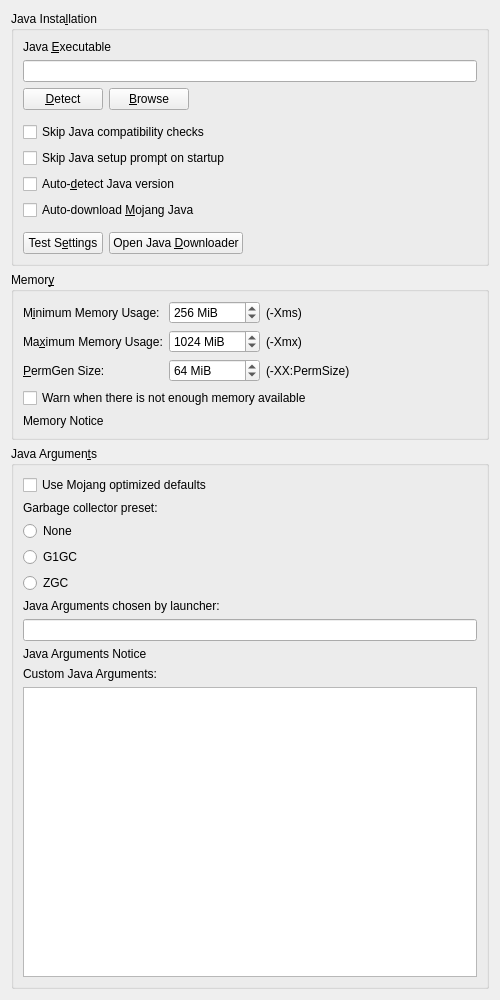
<?xml version="1.0" encoding="UTF-8"?>
<ui version="4.0">
 <class>JavaSettingsWidget</class>
 <widget class="QWidget" name="JavaSettingsWidget">
  <property name="geometry">
   <rect>
    <x>0</x>
    <y>0</y>
    <width>500</width>
    <height>1000</height>
   </rect>
  </property>
  <property name="windowTitle">
   <string>Form</string>
  </property>
  <layout class="QVBoxLayout" name="verticalLayout" stretch="0,0,1">
   <item>
    <widget class="QGroupBox" name="javaInstallationGroupBox">
     <property name="enabled">
      <bool>true</bool>
     </property>
     <property name="title">
      <string>Java Insta&amp;llation</string>
     </property>
     <property name="checkable">
      <bool>false</bool>
     </property>
     <property name="checked">
      <bool>false</bool>
     </property>
     <layout class="QGridLayout" name="gridLayout_2">
      <item row="7" column="0">
       <widget class="QCheckBox" name="autodetectJavaCheckBox">
        <property name="text">
         <string>Auto-&amp;detect Java version</string>
        </property>
       </widget>
      </item>
      <item row="2" column="0">
       <layout class="QHBoxLayout" name="horizontalLayout">
        <item>
         <widget class="QPushButton" name="javaDetectBtn">
          <property name="text">
           <string>&amp;Detect</string>
          </property>
         </widget>
        </item>
        <item>
         <widget class="QPushButton" name="javaBrowseBtn">
          <property name="text">
           <string>&amp;Browse</string>
          </property>
         </widget>
        </item>
        <item>
         <spacer name="horizontalSpacer">
          <property name="orientation">
           <enum>Qt::Orientation::Horizontal</enum>
          </property>
          <property name="sizeHint" stdset="0">
           <size>
            <width>40</width>
            <height>20</height>
           </size>
          </property>
         </spacer>
        </item>
       </layout>
      </item>
      <item row="10" column="0">
       <layout class="QHBoxLayout" name="horizontalLayout_4">
        <item>
         <widget class="QPushButton" name="javaTestBtn">
          <property name="text">
           <string>Test S&amp;ettings</string>
          </property>
         </widget>
        </item>
        <item>
         <widget class="QPushButton" name="javaDownloadBtn">
          <property name="text">
           <string>Open Java &amp;Downloader</string>
          </property>
         </widget>
        </item>
        <item>
         <spacer name="horizontalSpacer_7">
          <property name="orientation">
           <enum>Qt::Orientation::Horizontal</enum>
          </property>
          <property name="sizeHint" stdset="0">
           <size>
            <width>0</width>
            <height>0</height>
           </size>
          </property>
         </spacer>
        </item>
       </layout>
      </item>
      <item row="9" column="0">
       <spacer name="verticalSpacer_4">
        <property name="orientation">
         <enum>Qt::Orientation::Vertical</enum>
        </property>
        <property name="sizeType">
         <enum>QSizePolicy::Policy::Fixed</enum>
        </property>
        <property name="sizeHint" stdset="0">
         <size>
          <width>0</width>
          <height>6</height>
         </size>
        </property>
       </spacer>
      </item>
      <item row="8" column="0">
       <widget class="QCheckBox" name="autodownloadJavaCheckBox">
        <property name="toolTip">
         <string>Automatically downloads and selects the Java build recommended by Mojang.</string>
        </property>
        <property name="text">
         <string>Auto-download &amp;Mojang Java</string>
        </property>
       </widget>
      </item>
      <item row="4" column="0">
       <widget class="QCheckBox" name="skipCompatibilityCheckBox">
        <property name="toolTip">
         <string>If enabled, the launcher will not check if an instance is compatible with the selected Java version.</string>
        </property>
        <property name="text">
         <string>Skip Java compatibility checks</string>
        </property>
       </widget>
      </item>
      <item row="1" column="0">
       <widget class="QLineEdit" name="javaPathTextBox"/>
      </item>
      <item row="0" column="0">
       <widget class="QLabel" name="label_4">
        <property name="text">
         <string>Java &amp;Executable</string>
        </property>
        <property name="buddy">
         <cstring>javaPathTextBox</cstring>
        </property>
       </widget>
      </item>
      <item row="5" column="0">
       <widget class="QCheckBox" name="skipWizardCheckBox">
        <property name="toolTip">
         <string>If enabled, the launcher won't prompt you to choose a Java version if one is not found on startup.</string>
        </property>
        <property name="text">
         <string>Skip Java setup prompt on startup</string>
        </property>
       </widget>
      </item>
      <item row="3" column="0">
       <spacer name="verticalSpacer_5">
        <property name="orientation">
         <enum>Qt::Orientation::Vertical</enum>
        </property>
        <property name="sizeType">
         <enum>QSizePolicy::Policy::Fixed</enum>
        </property>
        <property name="sizeHint" stdset="0">
         <size>
          <width>0</width>
          <height>6</height>
         </size>
        </property>
       </spacer>
      </item>
     </layout>
    </widget>
   </item>
   <item>
    <widget class="QGroupBox" name="memoryGroupBox">
     <property name="enabled">
      <bool>true</bool>
     </property>
     <property name="title">
      <string>Memor&amp;y</string>
     </property>
     <property name="checkable">
      <bool>false</bool>
     </property>
     <property name="checked">
      <bool>false</bool>
     </property>
     <layout class="QVBoxLayout" name="verticalLayout_2">
      <item>
       <layout class="QFormLayout" name="formLayout">
        <item row="0" column="0">
         <widget class="QLabel" name="labelMinMem">
          <property name="text">
           <string>M&amp;inimum Memory Usage:</string>
          </property>
          <property name="buddy">
           <cstring>minMemSpinBox</cstring>
          </property>
         </widget>
        </item>
        <item row="0" column="1">
         <layout class="QHBoxLayout" name="horizontalLayout_3">
          <item>
           <widget class="QSpinBox" name="minMemSpinBox">
            <property name="sizePolicy">
             <sizepolicy hsizetype="Maximum" vsizetype="Fixed">
              <horstretch>0</horstretch>
              <verstretch>0</verstretch>
             </sizepolicy>
            </property>
            <property name="toolTip">
             <string>The amount of memory Minecraft is started with.</string>
            </property>
            <property name="suffix">
             <string notr="true"> MiB</string>
            </property>
            <property name="minimum">
             <number>8</number>
            </property>
            <property name="maximum">
             <number>1048576</number>
            </property>
            <property name="singleStep">
             <number>128</number>
            </property>
            <property name="value">
             <number>256</number>
            </property>
           </widget>
          </item>
          <item>
           <widget class="QLabel" name="label">
            <property name="text">
             <string>(-Xms)</string>
            </property>
           </widget>
          </item>
         </layout>
        </item>
        <item row="1" column="0">
         <widget class="QLabel" name="labelMaxMem">
          <property name="text">
           <string>Ma&amp;ximum Memory Usage:</string>
          </property>
          <property name="buddy">
           <cstring>maxMemSpinBox</cstring>
          </property>
         </widget>
        </item>
        <item row="1" column="1">
         <layout class="QHBoxLayout" name="horizontalLayout_5">
          <item>
           <widget class="QSpinBox" name="maxMemSpinBox">
            <property name="sizePolicy">
             <sizepolicy hsizetype="Maximum" vsizetype="Fixed">
              <horstretch>0</horstretch>
              <verstretch>0</verstretch>
             </sizepolicy>
            </property>
            <property name="toolTip">
             <string>The maximum amount of memory Minecraft is allowed to use.</string>
            </property>
            <property name="suffix">
             <string notr="true"> MiB</string>
            </property>
            <property name="minimum">
             <number>8</number>
            </property>
            <property name="maximum">
             <number>1048576</number>
            </property>
            <property name="singleStep">
             <number>128</number>
            </property>
            <property name="value">
             <number>1024</number>
            </property>
           </widget>
          </item>
          <item>
           <widget class="QLabel" name="label_2">
            <property name="text">
             <string>(-Xmx)</string>
            </property>
           </widget>
          </item>
         </layout>
        </item>
        <item row="2" column="0">
         <widget class="QLabel" name="label_11">
          <property name="text">
           <string>&amp;PermGen Size:</string>
          </property>
          <property name="buddy">
           <cstring>permGenSpinBox</cstring>
          </property>
         </widget>
        </item>
        <item row="2" column="1">
         <layout class="QHBoxLayout" name="horizontalLayout_6">
          <item>
           <widget class="QSpinBox" name="permGenSpinBox">
            <property name="sizePolicy">
             <sizepolicy hsizetype="Maximum" vsizetype="Fixed">
              <horstretch>0</horstretch>
              <verstretch>0</verstretch>
             </sizepolicy>
            </property>
            <property name="toolTip">
             <string>The amount of memory available to store loaded Java classes.</string>
            </property>
            <property name="suffix">
             <string notr="true"> MiB</string>
            </property>
            <property name="minimum">
             <number>4</number>
            </property>
            <property name="maximum">
             <number>1048576</number>
            </property>
            <property name="singleStep">
             <number>8</number>
            </property>
            <property name="value">
             <number>64</number>
            </property>
           </widget>
          </item>
          <item>
           <widget class="QLabel" name="label_3">
            <property name="text">
             <string>(-XX:PermSize)</string>
            </property>
           </widget>
          </item>
         </layout>
        </item>
       </layout>
      </item>
      <item>
       <widget class="QCheckBox" name="lowMemWarningCheckBox">
        <property name="text">
         <string>Warn when there is not enough memory available</string>
        </property>
       </widget>
      </item>
      <item>
       <widget class="QLabel" name="labelMaxMemNotice">
        <property name="text">
         <string notr="true">Memory Notice</string>
        </property>
       </widget>
      </item>
     </layout>
    </widget>
   </item>
   <item>
    <widget class="QGroupBox" name="javaArgumentsGroupBox">
     <property name="enabled">
      <bool>true</bool>
     </property>
     <property name="title">
      <string>Java Argumen&amp;ts</string>
     </property>
     <property name="checkable">
      <bool>false</bool>
     </property>
     <property name="checked">
      <bool>false</bool>
     </property>
     <layout class="QGridLayout" name="gridLayout_6">
      <item row="7" column="1">
       <widget class="QLabel" name="argsNoticeLabel">
        <property name="text">
         <string notr="true">Java Arguments Notice</string>
        </property>
       </widget>
      </item>
      <item row="2" column="1">
       <widget class="QRadioButton" name="noPresetRadioButton">
        <property name="text">
         <string>None</string>
        </property>
       </widget>
      </item>
      <item row="3" column="1">
       <widget class="QRadioButton" name="g1gcPresetRadioButton">
        <property name="text">
         <string>G1GC</string>
        </property>
       </widget>
      </item>
      <item row="0" column="1">
       <widget class="QCheckBox" name="optimizedArgsCheckBox">
        <property name="toolTip">
         <string>Some arguments may not be available depending on Java version</string>
        </property>
        <property name="text">
         <string>Use Mojang optimized defaults</string>
        </property>
       </widget>
      </item>
      <item row="9" column="1">
       <widget class="QPlainTextEdit" name="userArgsTextBox"/>
      </item>
      <item row="4" column="1">
       <widget class="QRadioButton" name="zgcPresetRadioButton">
        <property name="text">
         <string>ZGC</string>
        </property>
       </widget>
      </item>
      <item row="5" column="1">
       <widget class="QLabel" name="optimizedArgsLabel">
        <property name="text">
         <string>Java Arguments chosen by launcher:</string>
        </property>
       </widget>
      </item>
      <item row="1" column="1">
       <widget class="QLabel" name="gcPresetLabel">
        <property name="text">
         <string>Garbage collector preset:</string>
        </property>
       </widget>
      </item>
      <item row="8" column="1">
       <widget class="QLabel" name="customArgsLabel">
        <property name="text">
         <string>Custom Java Arguments:</string>
        </property>
       </widget>
      </item>
      <item row="6" column="1">
       <widget class="QLineEdit" name="launcherArgsTextBox">
        <property name="readOnly">
         <bool>true</bool>
        </property>
       </widget>
      </item>
     </layout>
    </widget>
   </item>
  </layout>
 </widget>
 <tabstops>
  <tabstop>javaPathTextBox</tabstop>
  <tabstop>javaDetectBtn</tabstop>
  <tabstop>javaBrowseBtn</tabstop>
  <tabstop>skipCompatibilityCheckBox</tabstop>
  <tabstop>skipWizardCheckBox</tabstop>
  <tabstop>autodetectJavaCheckBox</tabstop>
  <tabstop>autodownloadJavaCheckBox</tabstop>
  <tabstop>javaTestBtn</tabstop>
  <tabstop>javaDownloadBtn</tabstop>
  <tabstop>maxMemSpinBox</tabstop>
  <tabstop>userArgsTextBox</tabstop>
 </tabstops>
 <resources/>
 <connections/>
</ui>
